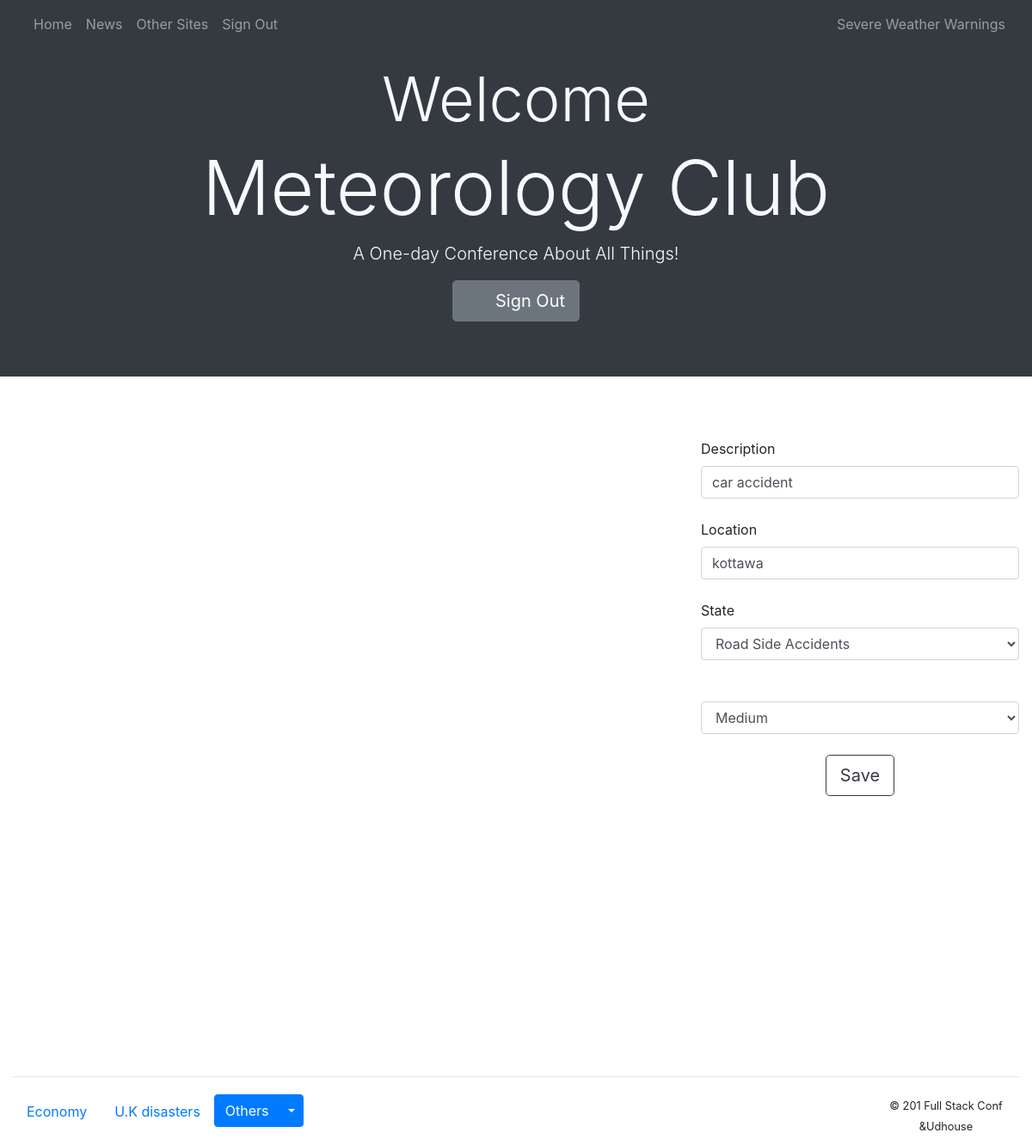
The page /Loupdate.php?LocationId=110 (signed in) on the database its author committed.
### tables this page shows
CREATE TABLE `markers_db` (
  `id` int(11) NOT NULL,
  `Location` varchar(100) DEFAULT '',
  `Description` varchar(100) NOT NULL,
  `lat` float(10,6) NOT NULL,
  `lng` float(10,6) NOT NULL,
  `type` varchar(30) NOT NULL,
  `ThreatLevel` varchar(15) NOT NULL,
  `Submit` tinyint(1) NOT NULL
);

### inc/functions.php (called while the page is built, shortened)
<?php
function get_location($id=null){
require_once("inc/dbconnection.php");
if($id){
$sql='SELECT * FROM markers_db WHERE id=?';
}
else{
$sql='SELECT * FROM markers_db where Submit=1';
  }
 try{
 $re=$db->prepare($sql);
 if($id){
     $re->bindParam(1,$id,PDO::PARAM_INT);
 }
 $re->execute();
 } catch (PDOException $e) {
   echo "<p>Error!: " . $e->getMessage() . "</p>";
   return false;
 }
 if($id){
 $bows=$re->fetchALL(PDO::FETCH_ASSOC);
 }else{
   $bows=$re->fetchALL(PDO::FETCH_ASSOC);}
 if($bows){
   return $bows;
 }else{
 return false ;
 }
 }
 ?>

### Loupdate.php (the view, shortened to what this page needs)
<?php
include("inc/navibar.php");
require 'inc/functions.php';
if(isset($_GET['LocationId'])){
$Upl = filter_input(INPUT_GET,'LocationId',FILTER_SANITIZE_STRING);
$items=get_location($Upl);
}if($_SERVER['REQUEST_METHOD']=='POST'){
 $Description=trim(filter_input(INPUT_POST,'Description',FILTER_SANITIZE_STRING));
 $Location=trim(filter_input(INPUT_POST,'Location',FILTER_SANITIZE_STRING));
 $type=trim(filter_input(INPUT_POST,'type',FILTER_SANITIZE_STRING));
 $ThreatLevel= trim(filter_input(INPUT_POST,'ThreatLevel',FILTER_SANITIZE_STRING));
if(update_map($Description,$Location,$type,$ThreatLevel,$Upl)){
     header('AdmTable.php');
     exit;
   }else{
     $error_message='could not update  plz check again ';
   }
}
?>
<div id="f1"class="row">
  <div class="col-lg-8 col-xl-8">
    <div id="map" height="460px" width="85%"></div>
</div>
  <div class="col-lg-4 col-xl-4">
    <form  method="post">
    <?php foreach ($items as $item): ?>
      <div class="form-group mx-auto my-4 ">
          <label for="inputAddress">Description</label>
          <input type="text" class="form-control" name="Description" value="<?php echo $item['Description'];  ?>">
        </div>
        <div class="form-group mx-auto my-4 ">
          <label for="inputAddress">Location</label>
          <input type="text" class="form-control" name="Location" value="<?php echo $item['Location'];  ?>">
        </div>
  <div class="form-group mx-auto my-4 ">
      <label for="inputState">State</label>
      <select name="type" class="form-control">
        <option selected><?php echo $item['type'];  ?></option>
      </select>
    </div>
    <div class="form-group mx-auto my-4 ">
      <select name="ThreatLevel" class="form-control">
        <option selected><?php echo $item['ThreatLevel']; ?></option>
      </select>
    </div>
    <?php endforeach; ?>
      <button type="submit" class="btn btn-outline-dark btn-lg d-block mx-auto my-4 ">Save</button>
      </form>
    </div>
  </div>
<?php include("inc/footer.php");?>

### css/main.css (style rules this page uses)
#map { height:750px; width :100%; }

### rows shown on the page
markers_db: Description "car accident", Location "kottawa", type "Road Side Accidents", ThreatLevel "Medium"

### other values the page prints
$link1title "Home"
$link2title "News"
$link3title "Other Sites"
$link4title "Sign Out"
$secondbuttontitle "Sign Out"
